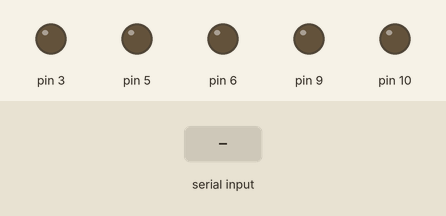
Bench run of a sketch on a simulated Arduino Uno, built with avr-gcc and run on an emulated ATmega328P. Shown: output pins drawn as LEDs (lit = HIGH). Inputs (shaded band) come from the test bench.

Above: at 1.2 s.
1.3 s: "0\n" received over Serial
At 1.9 s:
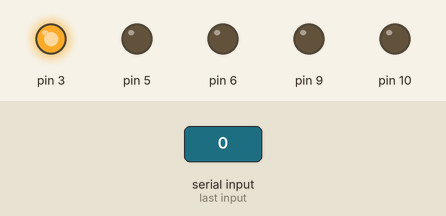
2.8 s: "1\n" received over Serial
At 4.0 s:
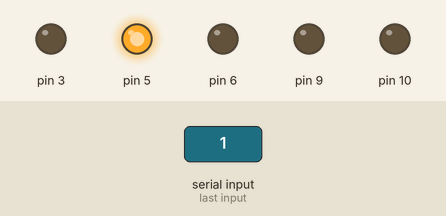
4.3 s: "2\n" received over Serial
At 5.4 s:
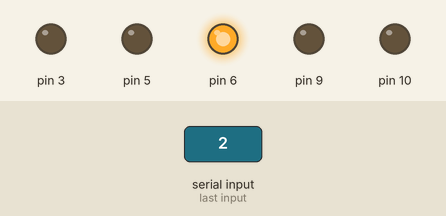
5.8 s: "3\n" received over Serial
At 6.5 s:
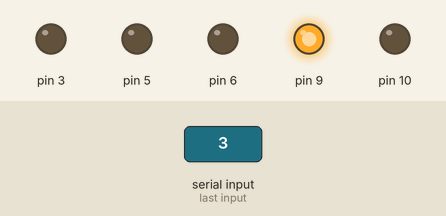
7.3 s: "4\n" received over Serial
At 7.6 s:
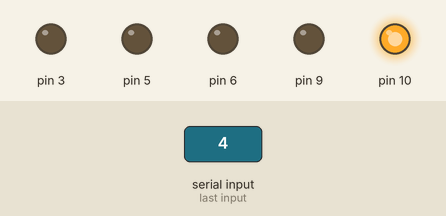
Timing chart, 0 to 9.8 s (numbered marks = the images above; inputs shaded):
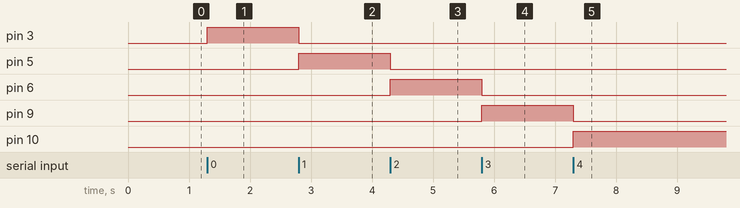

Measured:
- after the input at 1.3 s, pin 3: LOW → HIGH at once
- after the input at 2.8 s, pin 3: HIGH → LOW at once; pin 5: LOW → HIGH at once
- after the input at 4.3 s, pin 5: HIGH → LOW at once; pin 6: LOW → HIGH at once
- after the input at 5.8 s, pin 6: HIGH → LOW at once; pin 9: LOW → HIGH at once
- after the input at 7.3 s, pin 9: HIGH → LOW at once; pin 10: LOW → HIGH at once

The sketch:

RubberHandModule.ino
```cpp
// Final Module

#include <math.h>
class Motor {
  public:
    float x, y, z;
    int pin;
    float multiplier;

    // Constructor to initialize the variables
    Motor(float x, float y, float z, float multiplier, int pin) {
      this->x = x;
      this->y = y;
      this->z = z;
      this->pin = pin;
      this->multiplier = multiplier;
    }

    // Method to calculate the Euclidean distance between two 3D coordinates
    float calcDistance(float posx, float posy, float posz) {
      float distance = sqrt(pow(posx - x, 2) + pow(posy - y, 2) + pow(posz - z, 2));
      return distance;
    }

    // Method to set the intensity of the motor using PWM
    void setIntensity(float posx, float posy, float posz, float nextmotorX, float nextmotorY, float nextmotorZ) {
      float distance = calcDistance(posx, posy, posz);
      //This is the distance to the next motor
      float d = calcDistance(nextmotorX, nextmotorY, nextmotorZ);
      int intensity = (255 / d) * (d - distance) * (this->multiplier);
      analogWrite(pin, intensity);
      delay(10);
    }
};

Motor motor1(0.0, 0.0, 0.0, 1.0, 3); // Create a Motor object
Motor motor2(0.0, 0.0, 1.0, 1.0, 5); // Create a Motor object
Motor motor3(0.0, 0.0, 2.0, 1.0, 6); // Create a Motor object
Motor motor4(0.0, 0.0, 3.0, 1.0, 9); // Create a Motor object
Motor motor5(0.0, 0.0, 4.0, 1.0, 10); // Create a Motor object

void setup() {
  Serial.begin(230400);

}

void loop() {

  if (Serial.available() > 0) {
    // Read a string from serial input
    String inputString = Serial.readStringUntil('\n');
    float dist = inputString.toFloat(); // Convert the string to a float and assign it to posx
    float disttmp = 0.0;
    // Print the values as a formatted string
    //motor1.setIntensity(0.0,0.0,dist,0.0,0.0,1.0); // Call setIntensity() method on the Motor object
    // motor2.setIntensity(0.0,0.0,dist,0.0,0.0,0.0); // Call setIntensity() method on the Motor object
    if (dist > 0 && dist < 1) {
      disttmp = 0;
      motor1.setIntensity(0.0, 0.0, dist - disttmp, 0.0, 0.0, 1.0);
      motor2.setIntensity(0.0, 0.0, dist - disttmp, 0.0, 0.0, 2.0);
      analogWrite(motor3.pin, 0);
      analogWrite(motor4.pin, 0);
      analogWrite(motor5.pin, 0);

    } else if (dist > 1 && dist < 2) {
      disttmp = 0;
      analogWrite(motor1.pin, 0);
      motor2.setIntensity(0.0, 0.0, dist - disttmp, 0.0, 0.0, 2.0);
      motor3.setIntensity(0.0, 0.0, dist - disttmp, 0.0, 0.0, 3.0);
      analogWrite(motor4.pin, 0);
      analogWrite(motor5.pin, 0);


    } else if (dist > 2 && dist < 3) {
      disttmp = 0;
      analogWrite(motor1.pin, 0);
      analogWrite(motor2.pin, 0);
      motor3.setIntensity(0.0, 0.0, dist - disttmp, 0.0, 0.0, 3.0);
      motor4.setIntensity(0.0, 0.0, dist - disttmp, 0.0, 0.0, 4.0);


    } else if (dist > 3 && dist < 4) {
      disttmp = 0;
      analogWrite(motor1.pin, 0);
      analogWrite(motor2.pin, 0);
      analogWrite(motor3.pin, 0);
      motor4.setIntensity(0.0, 0.0, dist - disttmp, 0.0, 0.0, 4.0);
      motor5.setIntensity(0.0, 0.0, dist - disttmp, 0.0, 0.0, 3.0);

    } else if (dist == 0) {
      analogWrite(motor1.pin, 255);
      analogWrite(motor2.pin, 0);
      analogWrite(motor3.pin, 0);
      analogWrite(motor4.pin, 0);
      analogWrite(motor5.pin, 0);
    }
    else if (dist == 1) {
      analogWrite(motor1.pin, 0);
      analogWrite(motor2.pin, 255);
      analogWrite(motor3.pin, 0);
      analogWrite(motor4.pin, 0);
      analogWrite(motor5.pin, 0);
    }
    else if (dist == 2) {
      analogWrite(motor1.pin, 0);
      analogWrite(motor2.pin, 0);
      analogWrite(motor3.pin, 255);
      analogWrite(motor4.pin, 0);
      analogWrite(motor5.pin, 0);
    }
    else if (dist == 3) {
      analogWrite(motor1.pin, 0);
      analogWrite(motor2.pin, 0);
      analogWrite(motor3.pin, 0);
      analogWrite(motor4.pin, 255);
      analogWrite(motor5.pin, 0);
    }
    else if (dist == 4) {
      analogWrite(motor1.pin, 0);
      analogWrite(motor2.pin, 0);
      analogWrite(motor3.pin, 0);
      analogWrite(motor4.pin, 0);
      analogWrite(motor5.pin, 255);
    }
    else {
      // Turn off all motors
      analogWrite(motor1.pin, 0);
      analogWrite(motor2.pin, 0);
      analogWrite(motor3.pin, 0);
      analogWrite(motor4.pin, 0);
      analogWrite(motor5.pin, 0);
    }
  }
  // flush the serial buffer
  Serial.flush();

}
```
